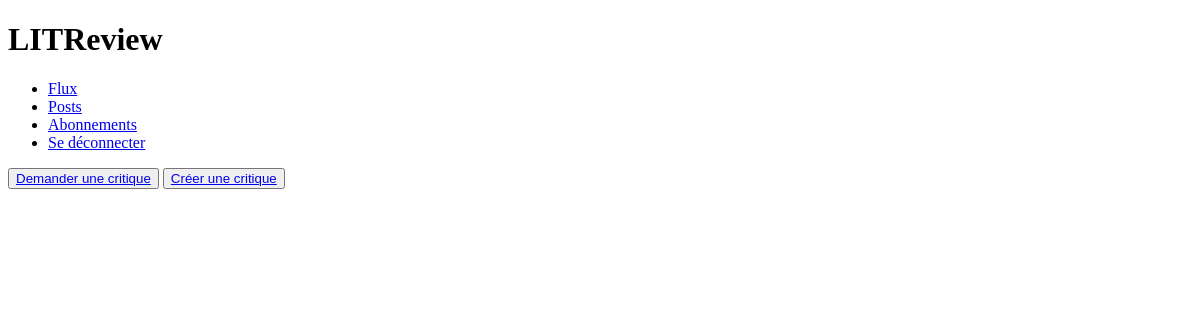
Page /feed/ (signed in) on the earlier database version.
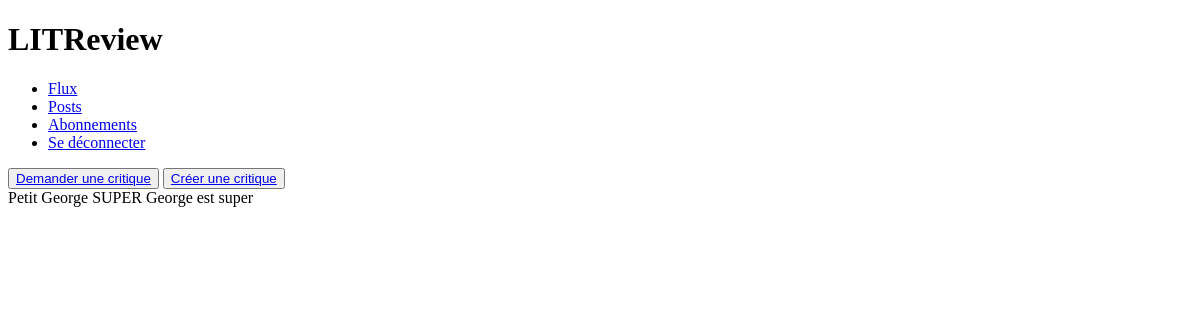
Same page on the later database version.
### website/models.py (models this page shows)
class Ticket(models.Model):
    title = models.CharField(max_length=128)
    description = models.TextField(max_length=2048, blank=True)
    user = models.ForeignKey(to=settings.AUTH_USER_MODEL, on_delete=models.CASCADE)
    image = models.ImageField(upload_to="images/", blank=True, null=True)
    time_created = models.DateTimeField(auto_now_add=True)
    def __str__(self):
        return f"{self.title}"

class Review(models.Model):
    ticket = models.ForeignKey(to=Ticket, on_delete=models.CASCADE)
    headline = models.CharField(max_length=128)
    user = models.ForeignKey(to=settings.AUTH_USER_MODEL, on_delete=models.CASCADE)
    rating = models.CharField(max_length=5, choices=NOTE, blank=False, default=None)
    body = models.TextField(max_length=8192, blank=True)
    time_created = models.DateTimeField(auto_now_add=True)
    def __str__(self):
        return f"{self.headline}"

### website/views.py (the view)
# urls.py: path('feed/', feed, name='feed'),
@login_required
def feed(request):
    reviews = Review.objects.filter(
        Q(user__in=request.user.follows.all())
    )
    reviews = reviews.annotate(content_type=Value('REVIEW', CharField()))
    tickets = Ticket.objects.filter(
        Q(user__in=request.user.follows.all())
    )
    tickets = tickets.annotate(content_type=Value('REVIEW', CharField()))
    reviews_and_tickets = sorted(chain(reviews, tickets), key=lambda x: x.time_created, reverse=True)
    context = {"reviews_and_tickets":reviews_and_tickets}
    return render(request, 'feed.html', context)

### website/templates/feed.html (shortened to what this page needs)
{% extends 'base.html'%}
{% block content %}
<section>
    <button><a href="{% url 'ticket' %}">Demander une critique</a></button>
    <button><a href="{% url 'review' %}">Créer une critique</a></button>
    <form method="GET">
        {% for post in reviews_and_tickets %}
            {% if post.content_type == 'TICKET' %}
                {{ post }}
            {% elif post.content_type == 'REVIEW' %}
                {{ post }}
            {% endif %}
        {% endfor %}
    </form>
</section>
{% endblock %}

### website/templates/base.html (shortened to what this page needs)
<!DOCTYPE html>
<html lang="fr">
<head>
</head>
<body>
    <header>
        <h1>LITReview</h1>
        <nav>
            <ul>
                <li><a href="{% url 'feed' %}">Flux</a></li>
                <li><a href="{% url 'posts' %}">Posts</a></li>
                <li><a href="{% url 'follow-page' %}">Abonnements</a></li>
                <li><a href="{% url 'logout' %}">Se déconnecter</a></li>
            </ul>
        </nav>
    </header>
    {% block content %}
    {% endblock %}
</body>
</html>

Differences in the rows shown:
added Ticket: title "Petit George"
added Review: headline "SUPER"
added Ticket: title "George est super"
